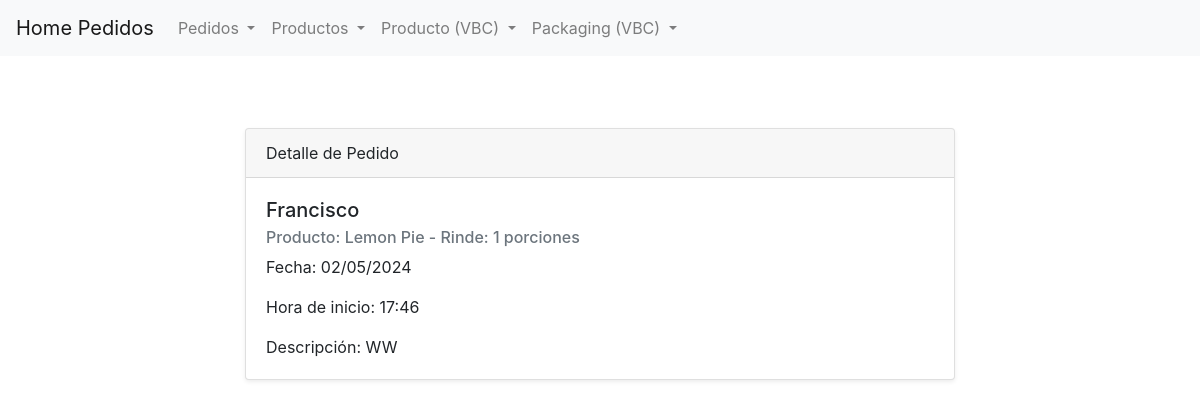
The page /pedidos/detail/9 on the database as committed earlier.
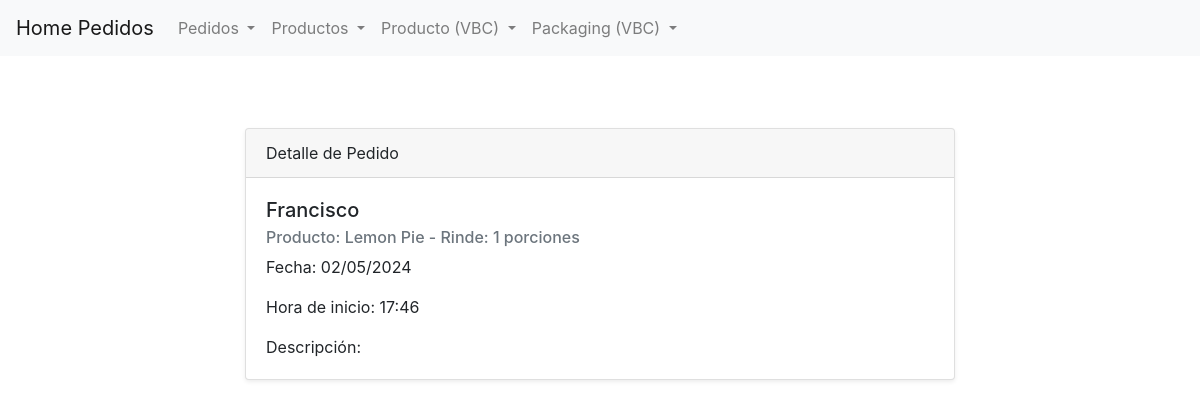
The same page on the database as committed later.
### pedidos/models.py (models this page shows, shortened)
class Pedido(models.Model):
    nombre_de_usuario = models.ForeignKey(User, null=True, on_delete=models.SET_NULL, related_name="usuarios")
    producto = models.ForeignKey(Producto, on_delete=models.CASCADE, related_name="pedidos")
    fecha = models.DateField(default=timezone.now)
    hora = models.TimeField(default=timezone.now)
    descripcion = models.TextField(blank=True, null=True)

class Producto(models.Model):
    class Tipo(models.TextChoices):
        LIBRE_DE_GLUTEN = 'Gluten Free' , 'Gluten Free'
        VEGANO = 'Vegan' , 'Vegan'
        CONTIENE_TRIGO = 'With Wheat' , 'With Wheat'
        LIBRE_DE_AZUCAR = 'Sugar Free' , 'Sugar Free'
    nombre = models.CharField(max_length=100)
    disponible = models.BooleanField(default=True)
    rendimiento = models.IntegerField()
    tipo = models.CharField(
            max_length=50,
            choices=Tipo.choices,
            default=Tipo.CONTIENE_TRIGO,
    )
    descripcion = models.TextField(blank=True, null=True)
    def __str__(self):
        return f"{self.nombre} - Rinde: {self.rendimiento} porciones"

### pedidos/views.py (the view)
# urls.py: path("detail/<pedido_id>", detail_pedidos_view),
def detail_pedidos_view(request, pedido_id):
    pedido = Pedido.objects.get(id=pedido_id)
    context_dict = {"pedido": pedido}
    return render (request, "pedidos/detail.html", context_dict)

### pedidos/templates/pedidos/detail.html (shortened to what this page needs)
{% extends 'pedidos/base.html' %}
{% block content %}
<section class="py-5">
    <div class="container">
        <div class="row">
            <div class="col-lg-8 mx-auto">
                <div class="card shadow-sm">
                    <div class="card-header">
                        Detalle de Pedido
                    </div>
                    <div class="card-body">
                        <h5 class="card-title">{{ pedido.nombre_de_usuario }}</h5>
                        <h6 class="card-subtitle mb-2 text-muted">Producto: {{ pedido.producto }}</h6>
                        <p class="card-text">Fecha: {{ pedido.fecha | date:"d/m/Y" }}</p>
                        <p class="card-text">Hora de inicio: {{ pedido.hora | date:"H:i" }}</p>
                        <p class="card-text">Descripción: {{ pedido.descripcion }}</p>
                    </div>
                </div>
            </div>
        </div>
    </div>
</section>
{% endblock %}

Rows that differ between the two databases and show on the page:
changed Pedido "Francisco": descripcion "WW" → (not shown)
